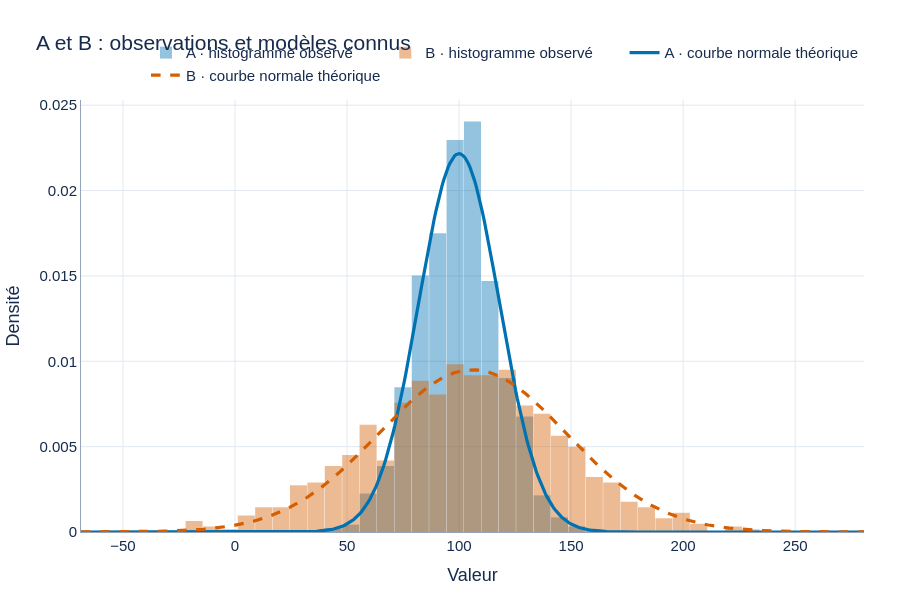

Notebook source saved alongside this figure:
### Code cell
figure = plot_components(model)
figure.show()

### Figure 1 — Plotly figure (JSON) as saved in the notebook; plotly's stock layout.template omitted (floating-point values rounded to 4 significant figures; data arrays with more than 128 entries replaced by an {"elided": "..."} marker saying what was removed)
{"data": [{"histnorm": "probability density", "hovertemplate": "Groupe A<br>intervalle=%{x}<br>densité=%{y:.4f}<extra></extra>", "marker": {"color": "#0072B2", "line": {"width": 0}}, "name": "A · histogramme observé", "opacity": 0.42, "type": "histogram", "x": {"elided": "1200 float values"}, "xbins": {"end": 280.7, "size": 7.765, "start": -68.72}}, {"histnorm": "probability density", "hovertemplate": "Groupe B<br>intervalle=%{x}<br>densité=%{y:.4f}<extra></extra>", "marker": {"color": "#D55E00", "line": {"width": 0}}, "name": "B · histogramme observé", "opacity": 0.42, "type": "histogram", "x": {"elided": "800 float values"}, "xbins": {"end": 280.7, "size": 7.765, "start": -68.72}}, {"hovertemplate": "Modèle A<br>valeur=%{x:.2f}<br>densité=%{y:.4f}<extra></extra>", "line": {"color": "#0072B2", "dash": "solid", "width": 3.2}, "mode": "lines", "name": "A · courbe normale théorique", "type": "scatter", "x": {"elided": "500 float values"}, "y": {"elided": "500 float values"}}, {"hovertemplate": "Modèle B<br>valeur=%{x:.2f}<br>densité=%{y:.4f}<extra></extra>", "line": {"color": "#D55E00", "dash": "dash", "width": 3.2}, "mode": "lines", "name": "B · courbe normale théorique", "type": "scatter", "x": {"elided": "500 float values"}, "y": {"elided": "500 float values"}}], "layout": {"bargap": 0.02, "barmode": "overlay", "font": {"color": "#172B4D", "family": "Aptos, Arial, sans-serif", "size": 15}, "height": 610, "hoverlabel": {"font": {"size": 14}}, "hovermode": "x unified", "legend": {"orientation": "h", "title": {"text": ""}, "x": 1, "xanchor": "right", "y": 1.02, "yanchor": "bottom"}, "margin": {"b": 78, "l": 78, "r": 36, "t": 100}, "title": {"text": "A et B : observations et modèles connus", "x": 0.04, "xanchor": "left"}, "xaxis": {"gridcolor": "#E2E8F0", "linecolor": "#94A3B8", "showline": true, "title": {"text": "Valeur"}, "zeroline": false}, "yaxis": {"gridcolor": "#E2E8F0", "linecolor": "#94A3B8", "rangemode": "tozero", "showline": true, "title": {"text": "Densité"}, "zeroline": false}}}
